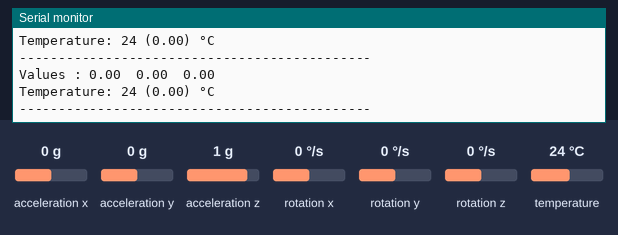
Recording of a sketch running on a simulated Arduino Uno, built with avr-gcc and run on an emulated ATmega328P. Parts: the last lines printed to the serial monitor. The test bench sets the inputs (shaded band); at power-on: acceleration x 0 g, acceleration y 0 g, rotation z 0 °/s, temperature 24 °C, acceleration z 1 g, rotation x 0 °/s, rotation y 0 °/s.

Above: at 1.2 s.
1.3 s: acceleration x set to -1.4 g
At 2.12 s:
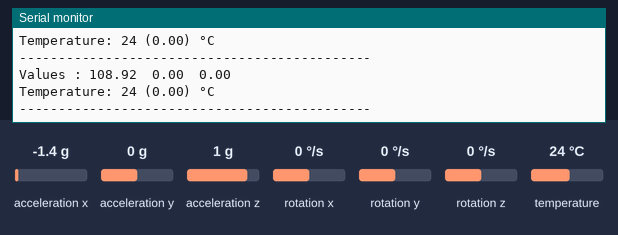
2.8 s: acceleration y set to -1.4 g
At 3.2 s:
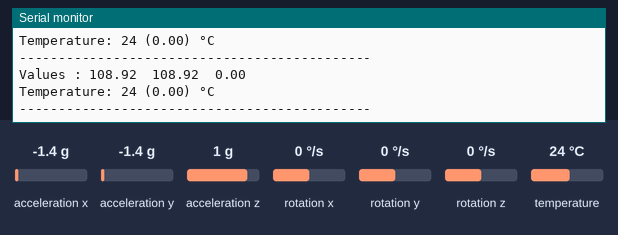
4.3 s: rotation z set to -192 °/s
At 4.83 s:
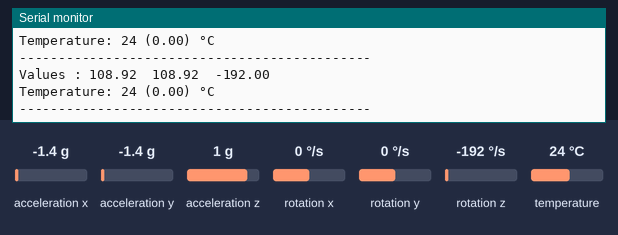
5.8 s: temperature set to 12 °C
At 6.47 s:
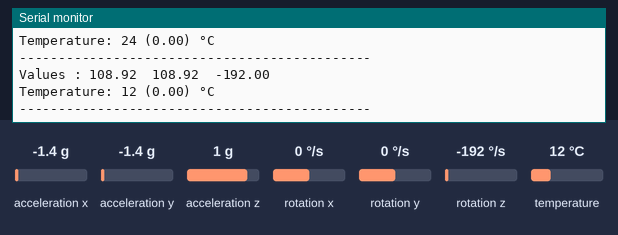

The sketch:

rp2030c.ino
```cpp
#include <Arduino_LSM6DSOX.h>

void setup() {
  // put your setup code here, to run once:
   Serial.begin(9600);
  while (!Serial);

  if (!IMU.begin()) {
    Serial.println("Failed to initialize IMU!");

    while (1);
  }

  Serial.print("Accelerometer sample rate = ");
  Serial.print(IMU.accelerationSampleRate());
  Serial.println(" Hz");
  Serial.println();
  Serial.println("Acceleration in g's");
  Serial.println("X\tY\tZ");

  Serial.print("Gyroscope sample rate = ");
  Serial.print(IMU.gyroscopeSampleRate());
  Serial.println(" Hz");
  Serial.println();
  Serial.println("Gyroscope in degrees/second");
  Serial.println("X\tY\tZ");

}

void loop() {
  // put your main code here, to run repeatedly:


  float ax, ay, az;

  if (IMU.accelerationAvailable()) {
    IMU.readAcceleration(ax, ay, az);
    Serial.print("Values : ");
    Serial.print((2*atan(-1*ax)) * (180.0/PI));
    Serial.print('\t');
    Serial.print((2*atan(-1*ay))*(180.0/PI));
//    Serial.print('\t');
//    Serial.println(az);
  }


  float gx, gy, gz;

  if (IMU.gyroscopeAvailable()) {
    IMU.readGyroscope(gx, gy, gz);
//    Serial.print("Gyroscope: ");
//    Serial.print(gx);
//    Serial.print('\t');
//    Serial.print(gy);
    Serial.print('\t');
    Serial.println(gz);
  }


if (IMU.temperatureAvailable())
  {
    int temperature_int = 0;
    float temperature_float = 0;
    IMU.readTemperature(temperature_int);
    IMU.readTemperatureFloat(temperature_float);

    Serial.print("Temperature: ");
    Serial.print(temperature_int);
    Serial.print(" (");
    Serial.print(temperature_float);
    Serial.print(")");
    Serial.println(" °C");
  }


  Serial.println("---------------------------------------------\n");

  delay(500);

}
```

Measured:
- after the input at 1.3 s, the serial monitor: prints a new line after 0.46 s (image 1)
- after the input at 2.8 s, the serial monitor: prints a new line after 0.05 s (image 2)
- after the input at 4.3 s, the serial monitor: prints a new line after 0.17 s (image 3)
- after the input at 5.8 s, the serial monitor: prints a new line after 0.35 s (image 4)
